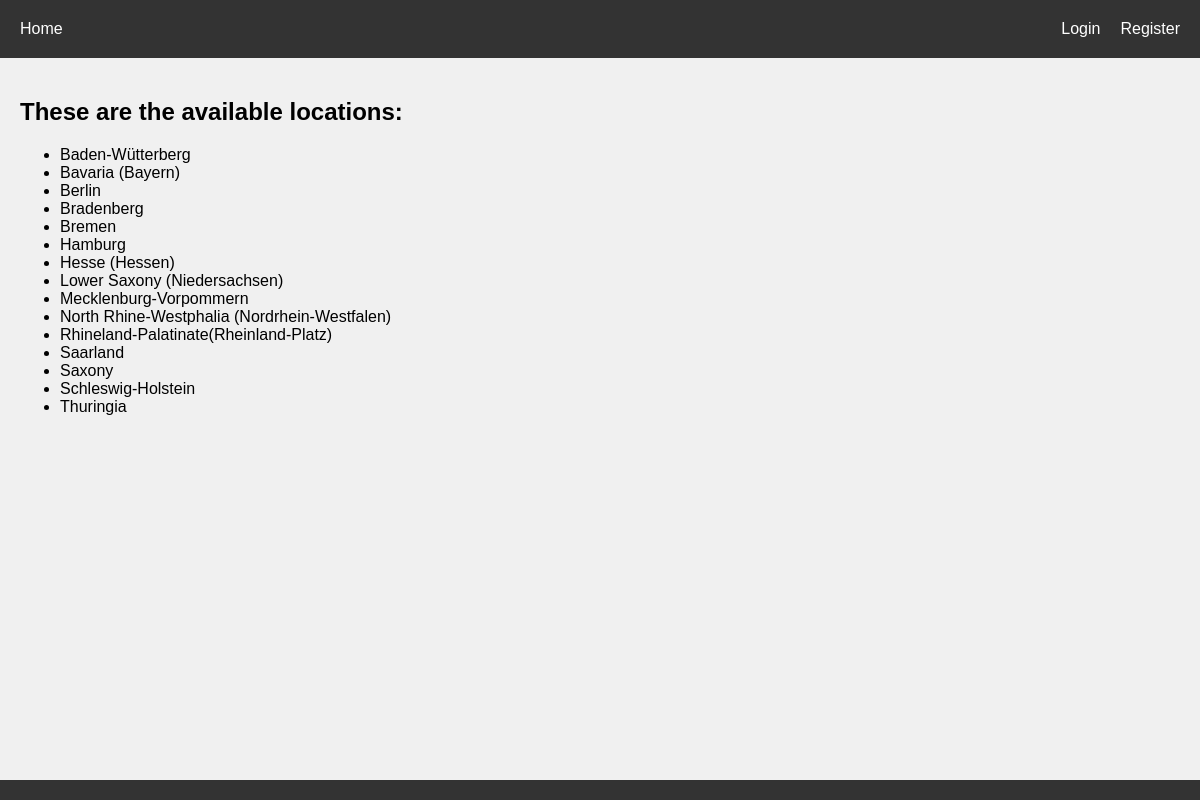
/locations/locations, run on the app's committed database.
### locations/models.py (models this page shows)
class Locations(models.Model):
    name = models.CharField(max_length=64)
    text = models.TextField()
    created = models.DateTimeField(auto_now_add=True)

### locations/views.py (the view)
# urls.py: path('locations', views.list),
def list(request):
    all_locations = Locations.objects.all()
    return render(request, 'locations/locations_list.html', {'locations': all_locations})

### locations/templates/locations/locations_list.html
{% extends "base.html" %}
{% block content %}
<h2>These are the available locations:</h2>
    <ul>
        {% for location in locations %}
            <li>{{ location.name }}</li>
        {% endfor %}
    </ul>
{% endblock %}

### static/css/style.css (style rules this page uses)
body { font-family: Arial, sans-serif; background-color: #f0f0f0; margin: 0; padding: 0; }

### data on the page
Locations: name "Baden-Wütterberg"
Locations: name "Bavaria (Bayern)"
Locations: name "Berlin"
Locations: name "Bradenberg"
Locations: name "Bremen"
Locations: name "Hamburg"
Locations: name "Hesse (Hessen)"
Locations: name "Lower Saxony (Niedersachsen)"
Locations: name "Mecklenburg-Vorpommern"
Locations: name "North Rhine-Westphalia (Nordrhein-Westfalen)"
Locations: name "Rhineland-Palatinate(Rheinland-Platz)"
Locations: name "Saarland"
Locations: name "Saxony"
Locations: name "Schleswig-Holstein"
Locations: name "Thuringia"
